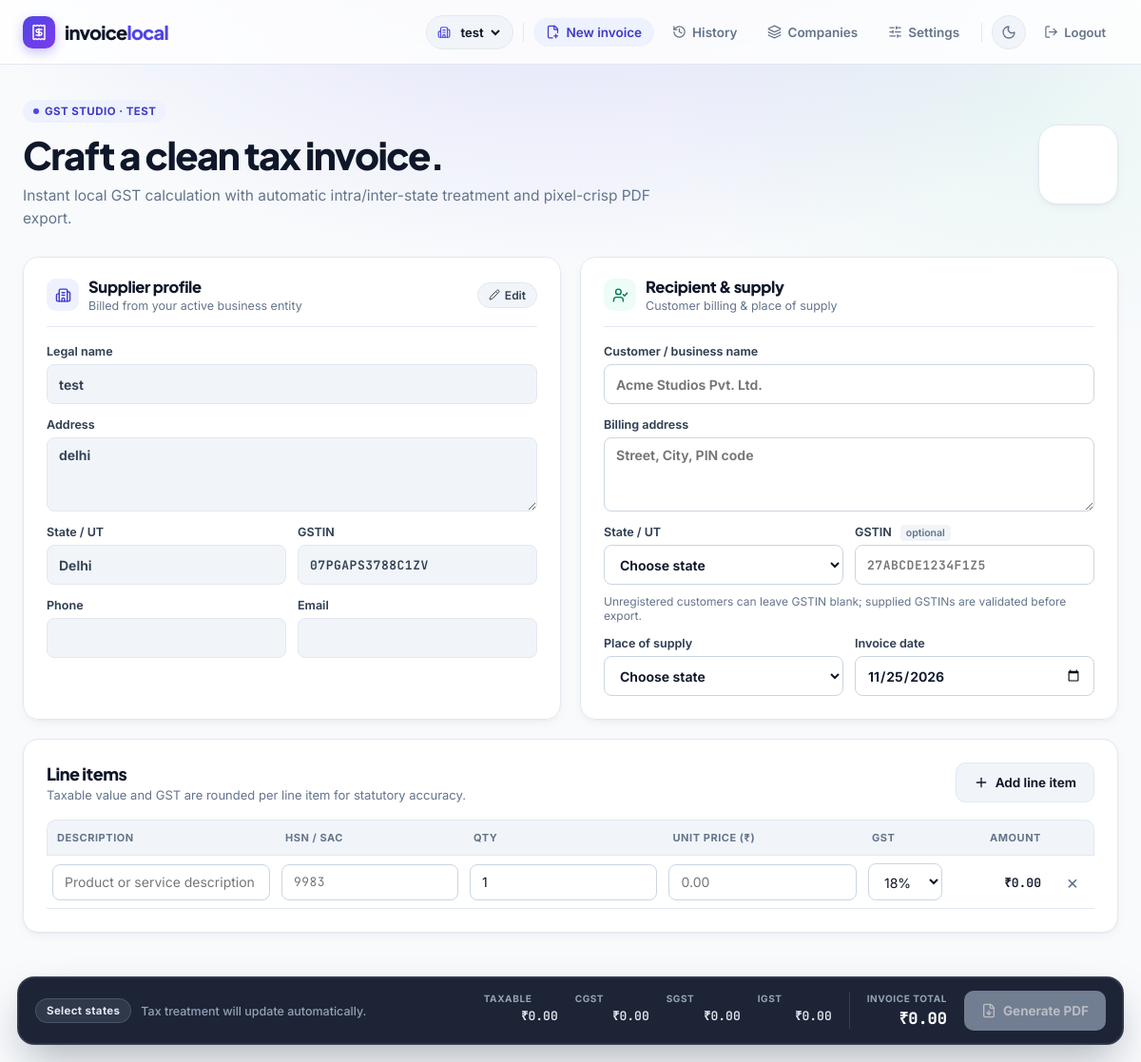
The page / (signed in) on the database its author committed.
### tables this page shows
CREATE TABLE companies (
    id INTEGER PRIMARY KEY AUTOINCREMENT,
    workspace_id INTEGER NOT NULL REFERENCES workspaces(id) ON DELETE RESTRICT,
    legal_name TEXT NOT NULL,
    gstin TEXT NOT NULL,
    pan TEXT NOT NULL DEFAULT '',
    address TEXT NOT NULL,
    state TEXT NOT NULL,
    state_code TEXT NOT NULL,
    phone TEXT NOT NULL DEFAULT '',
    email TEXT NOT NULL DEFAULT '',
    currency TEXT NOT NULL DEFAULT 'INR',
    bank_details TEXT NOT NULL DEFAULT '',
    logo_path TEXT NOT NULL DEFAULT '',
    invoice_prefix TEXT NOT NULL,
    terms_text TEXT NOT NULL DEFAULT '',
    created_at TEXT NOT NULL
);

### blueprints/invoices.py (the view)
@invoices_bp.get("/")
@login_required
def index():
    company = _get_active_company(current_app.config["DATABASE_PATH"])
    if not company:
        return redirect(url_for("companies.new_company"))
    return _render_invoice_form(company)

### blueprints/invoices.py (called while the page is built)
def _seller_fields_from_company(company: dict[str, Any]) -> dict[str, str]:
    return {
        "seller_name": str(company.get("legal_name", "")),
        "seller_address": str(company.get("address", "")),
        "seller_state": str(company.get("state", "")),
        "seller_gstin": str(company.get("gstin", "")),
        "seller_phone": str(company.get("phone", "")),
        "seller_email": str(company.get("email", "")),
    }

def _empty_invoice_form(company: dict[str, Any]) -> dict[str, Any]:
    return {
        **_seller_fields_from_company(company),
        "buyer_name": "",
        "buyer_address": "",
        "buyer_state": "",
        "buyer_gstin": "",
        "place_of_supply": "",
        "invoice_date": date.today().isoformat(),
        "line_items": [
            {"description": "", "hsn_sac": "", "quantity": "1", "unit_price": "", "gst_rate": "18"}
        ],
    }

def _render_invoice_form(
    company: dict[str, Any],
    form_data: dict[str, Any] | None = None,
    errors: dict[str, str] | None = None,
    status: int = 200,
):
    return (
        render_template(
            "index.html",
            form=form_data or _empty_invoice_form(company),
            errors=errors or {},
            states=GST_STATES,
            gst_rates=GST_RATES,
            company=company,
        ),
        status,
    )

def _get_active_company(db_path: str) -> dict[str, Any] | None:
    conn = get_connection(db_path)
    try:
        return active_company_for_user(conn, current_user.user_id, session)
    finally:
        conn.close()

### core/security.py (called while the page is built)
def load_user_by_id(connection: sqlite3.Connection, user_id: str | int) -> AuthUser | None:
    try:
        numeric_id = int(user_id)
    except (TypeError, ValueError):
        return None
    row = connection.execute(
        "SELECT id, email, created_at FROM users WHERE id = ?", (numeric_id,)
    ).fetchone()
    if not row:
        return None
    return AuthUser(row["id"], row["email"], row["created_at"])

def list_user_companies(connection: sqlite3.Connection, user_id: int) -> list[dict[str, Any]]:
    rows = connection.execute(
        """
        SELECT c.*
        FROM companies c
        JOIN memberships m ON m.workspace_id = c.workspace_id
        WHERE m.user_id = ?
        ORDER BY c.id ASC
        """,
        (user_id,),
    ).fetchall()
    return [dict(row) for row in rows]

### templates/index.html (shortened to what this page needs)
{% extends "base.html" %}
{% block body_attrs %}data-states='{{ states|tojson }}'{% endblock %}
{% block content %}
<section class="hero">
  <div class="hero-copy">
    <p class="eyebrow"><span class="eyebrow-dot"></span> GST Studio · {{ company.legal_name }}</p>
    <h1>Craft a clean tax invoice.</h1>
    <p class="hero-subtitle">Instant local GST calculation with automatic intra/inter-state treatment and pixel-crisp PDF export.</p>
  </div>
  <div class="hero-visual" aria-hidden="true">
    <div class="lottie-badge" data-lottie="hero"></div>
  </div>
</section>
<form id="invoice-form" method="post" action="{{ url_for('invoices.generate') }}" novalidate>
  <section class="detail-grid">
    <fieldset class="card">
      <div class="card-header">
        <div class="card-title-group">
          <span class="card-icon"><i data-lucide="building-2"></i></span>
          <div>
            <h2 class="card-title">Supplier profile</h2>
            <p class="card-subtitle">Billed from your active business entity</p>
          </div>
        </div>
        <a class="pill-link" href="{{ url_for('companies.company_settings', company_id=company.id) }}">
          <i data-lucide="pencil"></i><span>Edit</span>
        </a>
      </div>
      <label>Legal name <input readonly name="seller_name" value="{{ form.seller_name }}"></label>
      <label>Address <textarea readonly name="seller_address" rows="3">{{ form.seller_address }}</textarea></label>
      <div class="split-fields">
        <label>State / UT
          <input readonly id="seller-state" name="seller_state" value="{{ form.seller_state }}">
        </label>
        <label>GSTIN <input readonly class="gstin" name="seller_gstin" value="{{ form.seller_gstin }}"></label>
      </div>
      <div class="split-fields">
        <label>Phone <input readonly name="seller_phone" value="{{ form.seller_phone }}"></label>
        <label>Email <input readonly type="email" name="seller_email" value="{{ form.seller_email }}"></label>
      </div>
    </fieldset>
    <fieldset class="card">
      <div class="card-header">
        <div class="card-title-group">
          <span class="card-icon emerald"><i data-lucide="user-check"></i></span>
          <div>
            <h2 class="card-title">Recipient &amp; supply</h2>
            <p class="card-subtitle">Customer billing &amp; place of supply</p>
          </div>
        </div>
      </div>
      <label>Customer / business name <input required name="buyer_name" value="{{ form.buyer_name }}" autocomplete="organization" placeholder="Acme Studios Pvt. Ltd."></label>
      <label>Billing address <textarea required name="buyer_address" rows="3" placeholder="Street, City, PIN code">{{ form.buyer_address }}</textarea></label>
      <div class="split-fields">
        <label>State / UT
          <select required name="buyer_state" id="buyer-state">
            <option value="">Choose state</option>
          </select>
        </label>
        <label>GSTIN <span class="optional">optional</span><input class="gstin" name="buyer_gstin" value="{{ form.buyer_gstin }}" maxlength="15" placeholder="27ABCDE1234F1Z5"></label>
      </div>
      <p class="field-hint">Unregistered customers can leave GSTIN blank; supplied GSTINs are validated before export.</p>
      <div class="split-fields">
        <label>Place of supply
          <select required name="place_of_supply" id="place-of-supply">
            <option value="">Choose state</option>
          </select>
        </label>
        <label>Invoice date <input required type="date" name="invoice_date" value="{{ form.invoice_date }}"></label>
      </div>
    </fieldset>
  </section>
  <section class="card line-card">
    <div class="card-heading">
      <div>
        <h2>Line items</h2>
        <p>Taxable value and GST are rounded per line item for statutory accuracy.</p>
      </div>
      <button type="button" class="button button-secondary" id="add-line">
        <i data-lucide="plus"></i><span>Add line item</span>
      </button>
    </div>
    <div class="item-table-wrap">
      <table class="item-table">
        <thead>
          <tr>
            <th>Description</th>
            <th>HSN / SAC</th>
            <th>Qty</th>
            <th>Unit price (₹)</th>
            <th>GST</th>
            <th style="text-align:right;">Amount</th>
            <th aria-label="Remove"></th>
          </tr>
        </thead>
        <tbody id="line-items">
          {% for item in form.line_items %}
          <tr class="line-item">
            <td><input required name="description" value="{{ item.description }}" placeholder="Product or service description"></td>
            <td><input required class="mono" name="hsn_sac" value="{{ item.hsn_sac }}" inputmode="numeric" pattern="[0-9]{4,8}" placeholder="9983"></td>
            <td><input required name="quantity" type="number" min="0.001" step="0.001" value="{{ item.quantity }}"></td>
            <td><input required name="unit_price" type="number" min="0" step="0.01" value="{{ item.unit_price }}" placeholder="0.00"></td>
            <td><select required name="gst_rate">{% for rate in gst_rates %}<option value="{{ rate }}" {% if item.gst_rate|string == rate|string %}selected{% endif %}>{{ rate }}%</option>{% endfor %}</select></td>
            <td class="line-amount-cell">₹0.00</td>
            <td><button type="button" class="remove-line" aria-label="Remove line">&times;</button></td>
          </tr>
          {% endfor %}
        </tbody>
      </table>
    </div>
  </section>
  <section class="calculator-strip" aria-live="polite">
    <div class="tax-mode">
      <span id="tax-mode-badge" class="tax-badge">Select states</span>
      <span id="tax-mode-message" class="tax-mode-message">Tax treatment updates automatically.</span>
    </div>
    <dl class="live-totals">
      <div><dt>Taxable</dt><dd id="taxable-total">₹0.00</dd></div>
      <div><dt>CGST</dt><dd id="cgst-total">₹0.00</dd></div>
      <div><dt>SGST</dt><dd id="sgst-total">₹0.00</dd></div>
      <div><dt>IGST</dt><dd id="igst-total">₹0.00</dd></div>
      <div class="total-highlight"><dt>Invoice total</dt><dd id="grand-total">₹0.00</dd></div>
    </dl>
    <button class="button button-primary" id="generate-button" type="submit">
      <i data-lucide="file-down"></i><span>Generate PDF</span>
    </button>
  </section>
</form>
{% endblock %}

### rows shown on the page
companies: legal_name "TEST", seller_name "test", seller_address "delhi", seller_state "Delhi", seller_gstin "07PGAPS3788C1ZV"

### other values the page prints
form field value "test"
form field gst_rate "18%"
